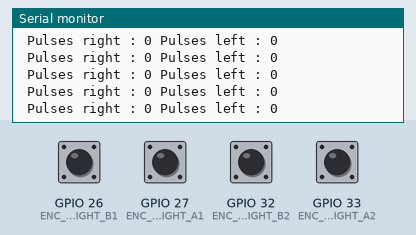
Recording of a sketch running on a simulated ESP32. On the bench: the last lines printed to the serial monitor. The inputs (shaded band) are chosen by the test bench; at power-on: GPIO 26 (ENC_IN_RIGHT_B1), GPIO 27 (ENC_IN_RIGHT_A1), GPIO 32 (ENC_IN_RIGHT_B2), GPIO 33 (ENC_IN_RIGHT_A2) HIGH.

Above: at 1.2 s.
1.3 s: GPIO 27 (ENC_IN_RIGHT_A1) pulled LOW for 0.15 s
At 1.9 s:
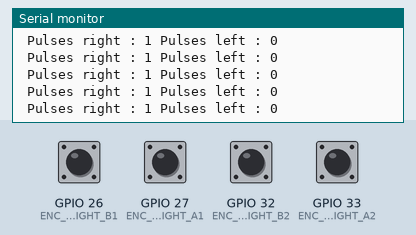
4.4 s: GPIO 33 (ENC_IN_RIGHT_A2) pulled LOW for 0.15 s
At 4.9 s:
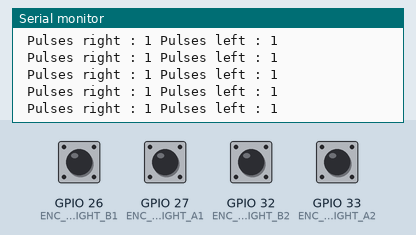
7.5 s: GPIO 27 (ENC_IN_RIGHT_A1) pulled LOW for 1 s
11.5 s: GPIO 33 (ENC_IN_RIGHT_A2) pulled LOW for 1 s
Timing chart, 0 to 14.5 s (numbered marks = the images above; inputs shaded):
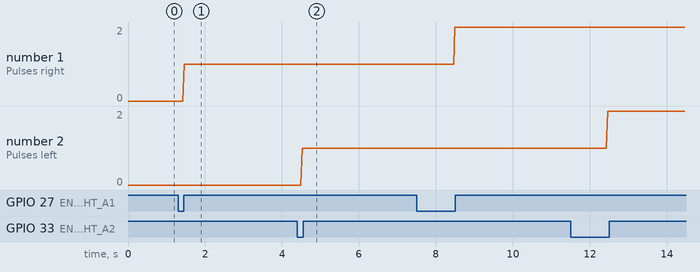

The sketch:

EncoderV2_PG-45.ino
```cpp
// Encoder output to Arduino Interrupt pin. Tracks the pulse count.
#define ENC_IN_RIGHT_A1 27
#define ENC_IN_RIGHT_B1 26

#define ENC_IN_RIGHT_A2 33
#define ENC_IN_RIGHT_B2 32


// Keep track of the number of right wheel pulses
volatile int right_wheel_pulse_count = 0;
volatile int left_wheel_pulse_count = 0;

void setup() {

  // Open the serial port at 9600 bps
  Serial.begin(9600);

  // Set pin states of the encoder
  pinMode(ENC_IN_RIGHT_A1 , INPUT_PULLUP);
  pinMode(ENC_IN_RIGHT_B1 , INPUT_PULLUP);

  pinMode(ENC_IN_RIGHT_A2 , INPUT_PULLUP);
  pinMode(ENC_IN_RIGHT_B2 , INPUT_PULLUP);

  // Every time the pin goes high, this is a pulse
  attachInterrupt(digitalPinToInterrupt(ENC_IN_RIGHT_A1), right_wheel_pulse, RISING);
  attachInterrupt(digitalPinToInterrupt(ENC_IN_RIGHT_A2), left_wheel_pulse, RISING);

}

void loop() {

    Serial.print(" Pulses right : ");
    Serial.print(right_wheel_pulse_count);
    Serial.print(" Pulses left : ");
    Serial.println(left_wheel_pulse_count);
}

// Increment the number of pulses by 1
void right_wheel_pulse() {

  int b1 = digitalRead(ENC_IN_RIGHT_B1);
//  Serial.println(b);
  if(b1>0)
  {
    right_wheel_pulse_count++;
  }
  else
  {
    right_wheel_pulse_count--;
  }
}

void left_wheel_pulse() {

  int b2 = digitalRead(ENC_IN_RIGHT_B2);
//  Serial.println(b);
  if(b2>0)
  {
    left_wheel_pulse_count++;
  }
  else
  {
    left_wheel_pulse_count--;
  }
}
```

Measured:
- after the input at 1.3 s, the serial monitor: prints a new line after 0.16 s (image 1)
- after the input at 4.4 s, the serial monitor: prints a new line after 0.12 s (image 2)
- plotted number 1: 0 → 1 after the input at 1.3 s, 1 → 2 after the input at 7.5 s
